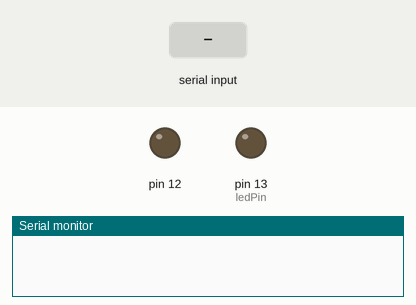
The sketch below on a simulated Arduino Uno, built with avr-gcc and run on an emulated ATmega328P. Parts: output pins drawn as LEDs (lit = HIGH), the last lines printed to the serial monitor. Inputs (shaded band) come from the test bench.

Above: at 1.2 s.
1.3 s: "1" received over Serial
At 2.5 s:
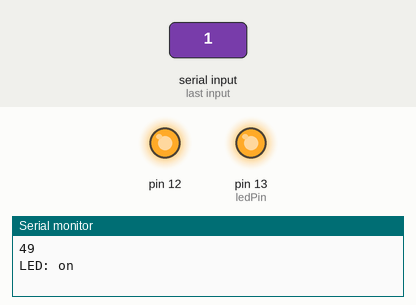
2.8 s: "0" received over Serial
At 3.9 s:
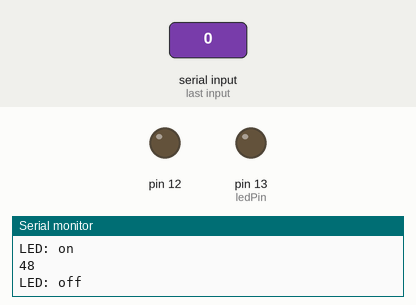
Timing chart, 0 to 5.8 s (numbered marks = the images above; inputs shaded):
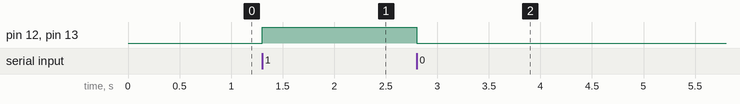

Measured:
- after the input at 1.3 s, pin 12, pin 13 (ledPin): LOW → HIGH at once
- after the input at 2.8 s, pin 12, pin 13 (ledPin): HIGH → LOW at once

The sketch:

bluetooth.ino
```cpp
int ledPin = 13;
int state = 0;
int flag = 0;

void setup() {
  pinMode(ledPin, OUTPUT);
  pinMode(12, OUTPUT);
  digitalWrite(ledPin, LOW);

  Serial.begin(9600); // Default connection rate for my BT module
}

void loop() {

  if (Serial.available() > 0) {
    state = Serial.read();
    Serial.println(state                                    );
    flag = 0;
  }

  if (state == '0') {
    digitalWrite(ledPin, LOW);
    digitalWrite(12, LOW);
    if (flag == 0) {
      Serial.println("LED: off");
      digitalWrite (13, LOW);
      flag = 1;
    }
  }

  else if (state == '1') {
    digitalWrite(ledPin, HIGH);
    digitalWrite(12, HIGH);
    if (flag == 0) {
      Serial.println("LED: on");
      digitalWrite (13, HIGH);
      flag = 1;
    }
  }
}
```
